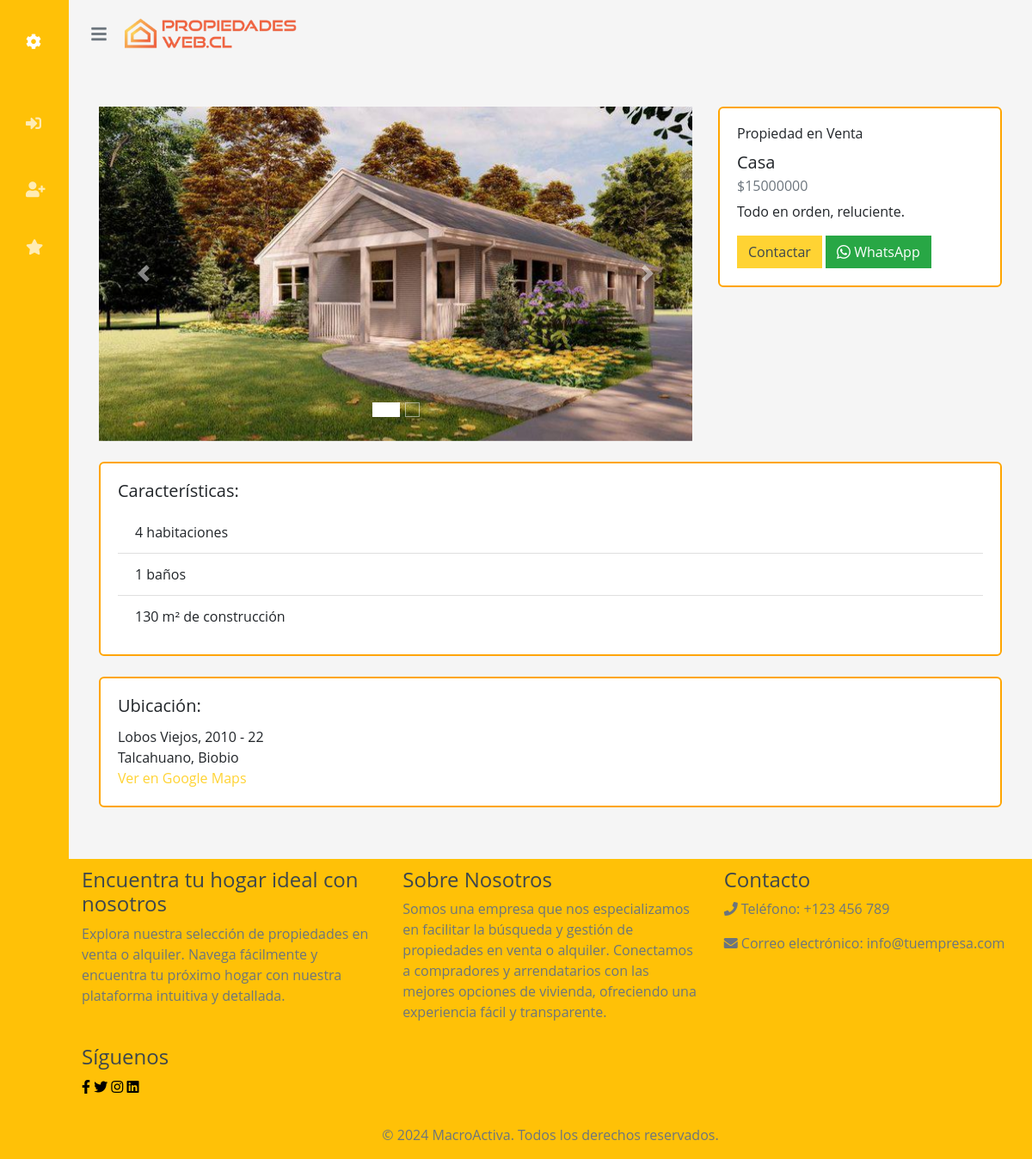
Screenshot of /detalles_publicacion/10 with the database file from the repository.
### core/models.py (models this page shows, shortened)
class Imagen(models.Model):
    propiedad = models.ForeignKey(Propiedad, related_name='imagenes', on_delete=models.CASCADE)
    imagen = models.ImageField(upload_to='imagenes/')

class Publicacion(models.Model):
    id_publicacion = models.AutoField(primary_key=True)
    tipo_moneda = models.CharField(max_length=10)
    valor_tasacion = models.IntegerField()
    precio = models.IntegerField()
    iva = models.FloatField()
    porctje_comision = models.FloatField()
    monto_comision = models.IntegerField()
    es_destacado = models.BooleanField()
    id_propiedad = models.ForeignKey(Propiedad, on_delete=CASCADE)

class Propiedad(models.Model):
    numero_rol = models.IntegerField()
    tipo_propiedad = models.CharField(max_length=50)
    tipo_operacion = models.CharField(max_length=50)
    titulo = models.FileField(upload_to="pdfs/", null=True, blank=True)
    estado = models.BooleanField()
    descripcion_propiedad = models.TextField(default="", null=True, blank=True)
    metros_cuadrados = models.IntegerField()
    nro_habitaciones = models.IntegerField()
    nro_bannos = models.IntegerField()
    precio_tasacion = models.IntegerField()
    ubicacion = models.OneToOneField(Ubicacion, on_delete=models.CASCADE)
    rut_empresa = models.ForeignKey(EmpresaCorredora, on_delete=CASCADE)
    rut_agente = models.ForeignKey(Agente, on_delete=models.SET_NULL, null=True, blank=True)
    propietario = models.ForeignKey(Propietario, on_delete=models.SET_NULL, null=True, blank=True)

class Ubicacion(models.Model):
    calle = models.CharField(max_length=100)
    num_calle = models.CharField(max_length=50)
    num_propiedad = models.CharField(max_length=50)
    comuna = models.CharField(max_length=50)
    region = models.CharField(max_length=50)
    google_maps_link = models.URLField(max_length=200, null=True, blank=True)

### core/views.py (the view)
# urls.py: path('detalles_publicacion/<int:id_publicacion>', views.detalles_publicacion, name='detalles_publicacion'),
def detalles_publicacion(request, id_publicacion):
    publicaciones = Publicacion.objects.filter(id_publicacion=id_publicacion)
    return render(request, 'core/detalles_publicacion.html', {'publicaciones': publicaciones})

### core/templates/core/detalles_publicacion.html (shortened to what this page needs)
{% extends "core/base.html" %}
{% load static %}
{% load crispy_forms_tags %}
{% block content %}
<div class="container mt-4">
    {% for publicacion in publicaciones %}
    <div class="row">
        <div class="col-lg-8">
            <div id="header-carousel" class="carousel slide carousel-fade mb-30 mb-lg-0" data-ride="carousel">
                <ol class="carousel-indicators">
                    {% for imagen in publicacion.id_propiedad.imagenes.all %}
                    <li data-target="#header-carousel" data-slide-to="{{ forloop.counter0 }}" {% if forloop.first %}class="active"{% endif %}></li>
                    {% endfor %}
                </ol>
                <div class="carousel-inner">
                    {% for imagen in publicacion.id_propiedad.imagenes.all %}
                    <div class="carousel-item {% if forloop.first %}active{% endif %}">
                        <img class="d-block w-100" src="{{ imagen.imagen.url }}" alt="Slide {{ forloop.counter }}">
                    </div>
                    {% endfor %}
                </div>
                <a class="carousel-control-prev" href="#header-carousel" role="button" data-slide="prev">
                    <span class="carousel-control-prev-icon" aria-hidden="true"></span>
                </a>
                <a class="carousel-control-next" href="#header-carousel" role="button" data-slide="next">
                    <span class="carousel-control-next-icon" aria-hidden="true"></span>
                </a>
            </div>
        </div>
        <div class="col-md-4">
            <div class="card mt-4 mt-md-0 border-orange">
                <div class="card-body">
                    <h6 class="card-title">Propiedad en {{ publicacion.id_propiedad.tipo_operacion }}</h6>
                    <h5 class="card-title">{{ publicacion.id_propiedad.tipo_propiedad }}</h5>
                    <h6 class="card-subtitle mb-2 text-muted">${{ publicacion.precio }}</h6>
                    <p class="card-text">{{ publicacion.id_propiedad.descripcion_propiedad }}</p>
                    <a href="#" class="btn btn-primary">Contactar</a>
                    <a href="#" class="btn btn-success"><i class="bi bi-whatsapp"></i> WhatsApp</a>
                </div>
            </div>
        </div>
    </div>
    <div class="card mt-4 border-orange">
        <div class="card-body">
            <h5 class="card-title">Características:</h5>
            <ul class="list-group list-group-flush">
                <li class="list-group-item">{{ publicacion.id_propiedad.nro_habitaciones }} habitaciones</li>
                <li class="list-group-item">{{ publicacion.id_propiedad.nro_bannos }} baños</li>
                <li class="list-group-item">{{ publicacion.id_propiedad.metros_cuadrados }} m² de construcción</li>
            </ul>
        </div>
    </div>
    <div class="card mt-4 border-orange">
        <div class="card-body">
            <h5 class="card-title">Ubicación:</h5>
            <p class="card-text">
                {{ publicacion.id_propiedad.ubicacion.calle }}, {{ publicacion.id_propiedad.ubicacion.num_calle }} - {{ publicacion.id_propiedad.ubicacion.num_propiedad }}<br>
                {{ publicacion.id_propiedad.ubicacion.comuna }}, {{ publicacion.id_propiedad.ubicacion.region }}<br>
                <a href="{{ publicacion.id_propiedad.ubicacion.google_maps_link }}" target="_blank">Ver en Google Maps</a>
            </p>
        </div>
    </div>
    {% endfor %}
</div>
{% endblock %}

### core/templates/core/detalles_publicacion.html (style rules this page uses)
.carousel-item img { max-height: 390px; object-fit: cover; }
.border-orange { border: 2px solid orange; }

### rows the page displays
Publicacion: id_propiedad.tipo_operacion "Venta", id_propiedad.tipo_propiedad "Casa", precio "15000000", id_propiedad.descripcion_propiedad "Todo en orden, reluciente.", id_propiedad.nro_habitaciones "4", id_propiedad.nro_bannos "1", id_propiedad.metros_cuadrados "130", id_propiedad.ubicacion.calle "Lobos Viejos", id_propiedad.ubicacion.num_calle "2010", id_propiedad.ubicacion.num_propiedad "22", id_propiedad.ubicacion.comuna "Talcahuano", id_propiedad.ubicacion.region "Biobio"
Imagen: imagen (picture)
